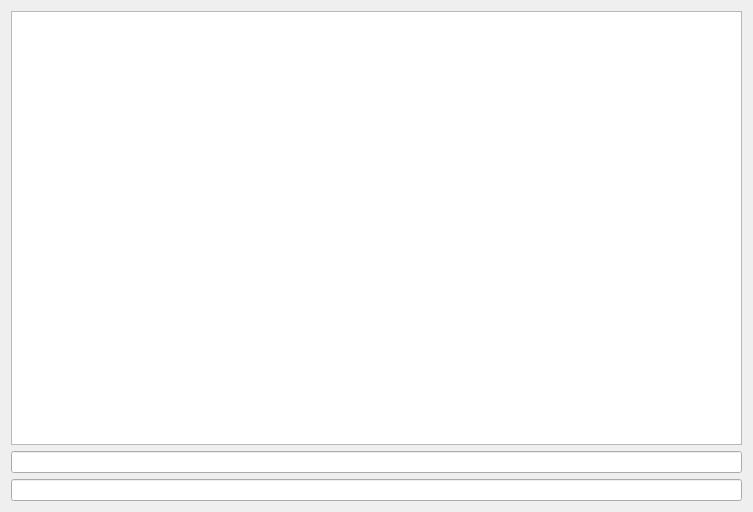
<?xml version="1.0" encoding="UTF-8"?>
<ui version="4.0">
 <class>GUI</class>
 <widget class="QWidget" name="GUI">
  <property name="geometry">
   <rect>
    <x>0</x>
    <y>0</y>
    <width>753</width>
    <height>512</height>
   </rect>
  </property>
  <property name="windowTitle">
   <string>GUI</string>
  </property>
  <layout class="QVBoxLayout" name="verticalLayout">
   <item>
    <widget class="QListWidget" name="listWidget"/>
   </item>
   <item>
    <widget class="QLineEdit" name="lineEdit"/>
   </item>
   <item>
    <widget class="QLineEdit" name="lineEdit_2"/>
   </item>
  </layout>
 </widget>
 <resources/>
 <connections/>
</ui>
